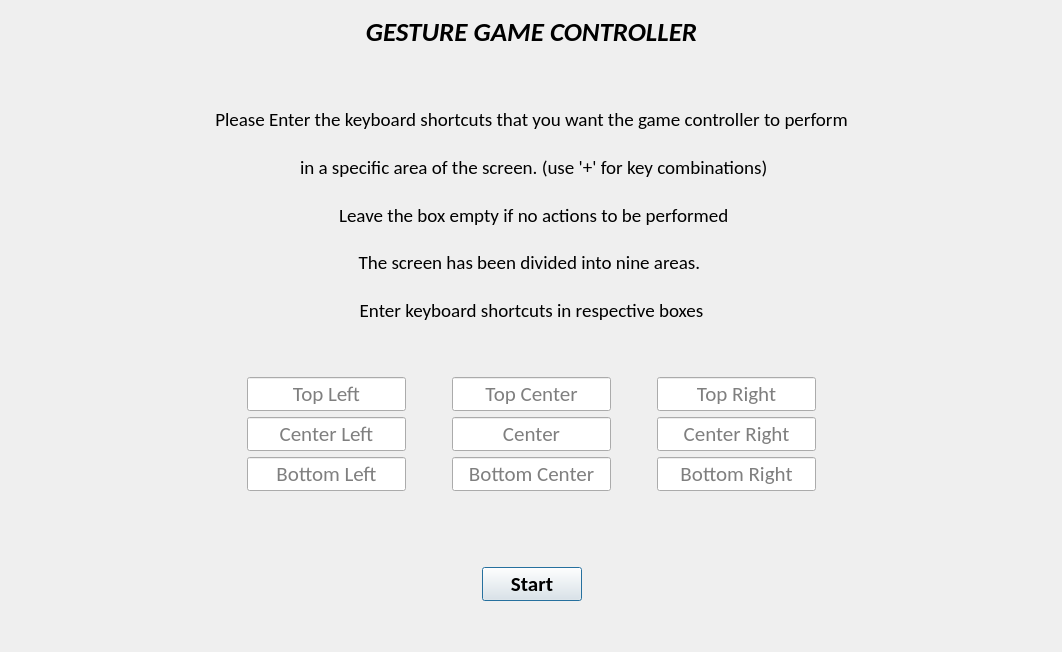
<?xml version="1.0" encoding="UTF-8"?>
<ui version="4.0">
 <class>Dialog</class>
 <widget class="QDialog" name="Dialog">
  <property name="geometry">
   <rect>
    <x>0</x>
    <y>0</y>
    <width>1062</width>
    <height>652</height>
   </rect>
  </property>
  <property name="windowTitle">
   <string>Dialog</string>
  </property>
  <layout class="QHBoxLayout" name="horizontalLayout_4">
   <item>
    <spacer name="horizontalSpacer">
     <property name="orientation">
      <enum>Qt::Horizontal</enum>
     </property>
     <property name="sizeHint" stdset="0">
      <size>
       <width>49</width>
       <height>20</height>
      </size>
     </property>
    </spacer>
   </item>
   <item>
    <layout class="QVBoxLayout" name="verticalLayout">
     <item>
      <widget class="QLabel" name="label">
       <property name="font">
        <font>
         <family>Calibri</family>
         <pointsize>20</pointsize>
         <weight>75</weight>
         <italic>true</italic>
         <bold>true</bold>
        </font>
       </property>
       <property name="layoutDirection">
        <enum>Qt::LeftToRight</enum>
       </property>
       <property name="text">
        <string>GESTURE GAME CONTROLLER</string>
       </property>
       <property name="alignment">
        <set>Qt::AlignCenter</set>
       </property>
      </widget>
     </item>
     <item>
      <spacer name="verticalSpacer_3">
       <property name="orientation">
        <enum>Qt::Vertical</enum>
       </property>
       <property name="sizeType">
        <enum>QSizePolicy::Fixed</enum>
       </property>
       <property name="sizeHint" stdset="0">
        <size>
         <width>20</width>
         <height>40</height>
        </size>
       </property>
      </spacer>
     </item>
     <item>
      <widget class="QLabel" name="label_2">
       <property name="font">
        <font>
         <family>Calibri</family>
         <pointsize>14</pointsize>
        </font>
       </property>
       <property name="text">
        <string>Please Enter the keyboard shortcuts that you want the game controller to perform</string>
       </property>
       <property name="alignment">
        <set>Qt::AlignCenter</set>
       </property>
      </widget>
     </item>
     <item>
      <widget class="QLabel" name="label_3">
       <property name="font">
        <font>
         <family>Calibri</family>
         <pointsize>14</pointsize>
        </font>
       </property>
       <property name="text">
        <string> in a specific area of the screen. (use '+' for key combinations)</string>
       </property>
       <property name="alignment">
        <set>Qt::AlignCenter</set>
       </property>
      </widget>
     </item>
     <item>
      <widget class="QLabel" name="label_4">
       <property name="font">
        <font>
         <family>Calibri</family>
         <pointsize>14</pointsize>
        </font>
       </property>
       <property name="text">
        <string> Leave the box empty if no actions to be performed</string>
       </property>
       <property name="alignment">
        <set>Qt::AlignCenter</set>
       </property>
      </widget>
     </item>
     <item>
      <widget class="QLabel" name="label_5">
       <property name="font">
        <font>
         <family>Calibri</family>
         <pointsize>14</pointsize>
        </font>
       </property>
       <property name="text">
        <string>The screen has been divided into nine areas. </string>
       </property>
       <property name="alignment">
        <set>Qt::AlignCenter</set>
       </property>
      </widget>
     </item>
     <item>
      <widget class="QLabel" name="label_6">
       <property name="font">
        <font>
         <family>Calibri</family>
         <pointsize>14</pointsize>
        </font>
       </property>
       <property name="text">
        <string>Enter keyboard shortcuts in respective boxes</string>
       </property>
       <property name="alignment">
        <set>Qt::AlignCenter</set>
       </property>
      </widget>
     </item>
     <item>
      <spacer name="verticalSpacer">
       <property name="orientation">
        <enum>Qt::Vertical</enum>
       </property>
       <property name="sizeType">
        <enum>QSizePolicy::Fixed</enum>
       </property>
       <property name="sizeHint" stdset="0">
        <size>
         <width>20</width>
         <height>40</height>
        </size>
       </property>
      </spacer>
     </item>
     <item>
      <layout class="QHBoxLayout" name="horizontalLayout_2">
       <item>
        <spacer name="horizontalSpacer_4">
         <property name="orientation">
          <enum>Qt::Horizontal</enum>
         </property>
         <property name="sizeHint" stdset="0">
          <size>
           <width>40</width>
           <height>20</height>
          </size>
         </property>
        </spacer>
       </item>
       <item>
        <widget class="QLineEdit" name="topLeft">
         <property name="minimumSize">
          <size>
           <width>0</width>
           <height>0</height>
          </size>
         </property>
         <property name="font">
          <font>
           <family>Calibri</family>
           <pointsize>16</pointsize>
          </font>
         </property>
         <property name="alignment">
          <set>Qt::AlignCenter</set>
         </property>
         <property name="placeholderText">
          <string>Top Left</string>
         </property>
        </widget>
       </item>
       <item>
        <spacer name="horizontalSpacer_3">
         <property name="orientation">
          <enum>Qt::Horizontal</enum>
         </property>
         <property name="sizeHint" stdset="0">
          <size>
           <width>40</width>
           <height>20</height>
          </size>
         </property>
        </spacer>
       </item>
       <item>
        <widget class="QLineEdit" name="topCenter">
         <property name="font">
          <font>
           <family>Calibri</family>
           <pointsize>16</pointsize>
          </font>
         </property>
         <property name="alignment">
          <set>Qt::AlignCenter</set>
         </property>
         <property name="placeholderText">
          <string>Top Center</string>
         </property>
        </widget>
       </item>
       <item>
        <spacer name="horizontalSpacer_5">
         <property name="orientation">
          <enum>Qt::Horizontal</enum>
         </property>
         <property name="sizeHint" stdset="0">
          <size>
           <width>40</width>
           <height>20</height>
          </size>
         </property>
        </spacer>
       </item>
       <item>
        <widget class="QLineEdit" name="topRight">
         <property name="font">
          <font>
           <family>Calibri</family>
           <pointsize>16</pointsize>
          </font>
         </property>
         <property name="alignment">
          <set>Qt::AlignCenter</set>
         </property>
         <property name="placeholderText">
          <string>Top Right</string>
         </property>
        </widget>
       </item>
       <item>
        <spacer name="horizontalSpacer_6">
         <property name="orientation">
          <enum>Qt::Horizontal</enum>
         </property>
         <property name="sizeHint" stdset="0">
          <size>
           <width>40</width>
           <height>20</height>
          </size>
         </property>
        </spacer>
       </item>
      </layout>
     </item>
     <item>
      <layout class="QHBoxLayout" name="horizontalLayout">
       <item>
        <spacer name="horizontalSpacer_7">
         <property name="orientation">
          <enum>Qt::Horizontal</enum>
         </property>
         <property name="sizeHint" stdset="0">
          <size>
           <width>40</width>
           <height>20</height>
          </size>
         </property>
        </spacer>
       </item>
       <item>
        <widget class="QLineEdit" name="centerLeft">
         <property name="font">
          <font>
           <family>Calibri</family>
           <pointsize>16</pointsize>
          </font>
         </property>
         <property name="alignment">
          <set>Qt::AlignCenter</set>
         </property>
         <property name="placeholderText">
          <string>Center Left</string>
         </property>
        </widget>
       </item>
       <item>
        <spacer name="horizontalSpacer_8">
         <property name="orientation">
          <enum>Qt::Horizontal</enum>
         </property>
         <property name="sizeHint" stdset="0">
          <size>
           <width>40</width>
           <height>20</height>
          </size>
         </property>
        </spacer>
       </item>
       <item>
        <widget class="QLineEdit" name="center">
         <property name="font">
          <font>
           <family>Calibri</family>
           <pointsize>16</pointsize>
          </font>
         </property>
         <property name="alignment">
          <set>Qt::AlignCenter</set>
         </property>
         <property name="placeholderText">
          <string>Center</string>
         </property>
        </widget>
       </item>
       <item>
        <spacer name="horizontalSpacer_9">
         <property name="orientation">
          <enum>Qt::Horizontal</enum>
         </property>
         <property name="sizeHint" stdset="0">
          <size>
           <width>40</width>
           <height>20</height>
          </size>
         </property>
        </spacer>
       </item>
       <item>
        <widget class="QLineEdit" name="centerRight">
         <property name="font">
          <font>
           <family>Calibri</family>
           <pointsize>16</pointsize>
          </font>
         </property>
         <property name="alignment">
          <set>Qt::AlignCenter</set>
         </property>
         <property name="placeholderText">
          <string>Center Right</string>
         </property>
        </widget>
       </item>
       <item>
        <spacer name="horizontalSpacer_10">
         <property name="orientation">
          <enum>Qt::Horizontal</enum>
         </property>
         <property name="sizeHint" stdset="0">
          <size>
           <width>40</width>
           <height>20</height>
          </size>
         </property>
        </spacer>
       </item>
      </layout>
     </item>
     <item>
      <layout class="QHBoxLayout" name="horizontalLayout_3">
       <item>
        <spacer name="horizontalSpacer_13">
         <property name="orientation">
          <enum>Qt::Horizontal</enum>
         </property>
         <property name="sizeHint" stdset="0">
          <size>
           <width>40</width>
           <height>20</height>
          </size>
         </property>
        </spacer>
       </item>
       <item>
        <widget class="QLineEdit" name="bottoLeft">
         <property name="font">
          <font>
           <family>Calibri</family>
           <pointsize>16</pointsize>
          </font>
         </property>
         <property name="alignment">
          <set>Qt::AlignCenter</set>
         </property>
         <property name="placeholderText">
          <string>Bottom Left</string>
         </property>
        </widget>
       </item>
       <item>
        <spacer name="horizontalSpacer_11">
         <property name="orientation">
          <enum>Qt::Horizontal</enum>
         </property>
         <property name="sizeHint" stdset="0">
          <size>
           <width>40</width>
           <height>20</height>
          </size>
         </property>
        </spacer>
       </item>
       <item>
        <widget class="QLineEdit" name="bottomCenter">
         <property name="font">
          <font>
           <family>Calibri</family>
           <pointsize>16</pointsize>
          </font>
         </property>
         <property name="alignment">
          <set>Qt::AlignCenter</set>
         </property>
         <property name="placeholderText">
          <string>Bottom Center</string>
         </property>
        </widget>
       </item>
       <item>
        <spacer name="horizontalSpacer_12">
         <property name="orientation">
          <enum>Qt::Horizontal</enum>
         </property>
         <property name="sizeHint" stdset="0">
          <size>
           <width>40</width>
           <height>20</height>
          </size>
         </property>
        </spacer>
       </item>
       <item>
        <widget class="QLineEdit" name="bottomRight">
         <property name="font">
          <font>
           <family>Calibri</family>
           <pointsize>16</pointsize>
          </font>
         </property>
         <property name="alignment">
          <set>Qt::AlignCenter</set>
         </property>
         <property name="placeholderText">
          <string>Bottom Right</string>
         </property>
        </widget>
       </item>
       <item>
        <spacer name="horizontalSpacer_14">
         <property name="orientation">
          <enum>Qt::Horizontal</enum>
         </property>
         <property name="sizeHint" stdset="0">
          <size>
           <width>40</width>
           <height>20</height>
          </size>
         </property>
        </spacer>
       </item>
      </layout>
     </item>
     <item>
      <spacer name="verticalSpacer_2">
       <property name="orientation">
        <enum>Qt::Vertical</enum>
       </property>
       <property name="sizeType">
        <enum>QSizePolicy::Fixed</enum>
       </property>
       <property name="sizeHint" stdset="0">
        <size>
         <width>20</width>
         <height>70</height>
        </size>
       </property>
      </spacer>
     </item>
     <item>
      <layout class="QHBoxLayout" name="horizontalLayout_5">
       <item>
        <spacer name="horizontalSpacer_15">
         <property name="orientation">
          <enum>Qt::Horizontal</enum>
         </property>
         <property name="sizeHint" stdset="0">
          <size>
           <width>40</width>
           <height>20</height>
          </size>
         </property>
        </spacer>
       </item>
       <item>
        <widget class="QPushButton" name="start">
         <property name="minimumSize">
          <size>
           <width>100</width>
           <height>0</height>
          </size>
         </property>
         <property name="font">
          <font>
           <family>Calibri</family>
           <pointsize>16</pointsize>
           <weight>75</weight>
           <bold>true</bold>
          </font>
         </property>
         <property name="text">
          <string>Start</string>
         </property>
        </widget>
       </item>
       <item>
        <spacer name="horizontalSpacer_16">
         <property name="orientation">
          <enum>Qt::Horizontal</enum>
         </property>
         <property name="sizeHint" stdset="0">
          <size>
           <width>40</width>
           <height>20</height>
          </size>
         </property>
        </spacer>
       </item>
      </layout>
     </item>
     <item>
      <spacer name="verticalSpacer_4">
       <property name="orientation">
        <enum>Qt::Vertical</enum>
       </property>
       <property name="sizeType">
        <enum>QSizePolicy::Fixed</enum>
       </property>
       <property name="sizeHint" stdset="0">
        <size>
         <width>20</width>
         <height>40</height>
        </size>
       </property>
      </spacer>
     </item>
    </layout>
   </item>
   <item>
    <spacer name="horizontalSpacer_2">
     <property name="orientation">
      <enum>Qt::Horizontal</enum>
     </property>
     <property name="sizeHint" stdset="0">
      <size>
       <width>48</width>
       <height>20</height>
      </size>
     </property>
    </spacer>
   </item>
  </layout>
 </widget>
 <resources/>
 <connections/>
</ui>
